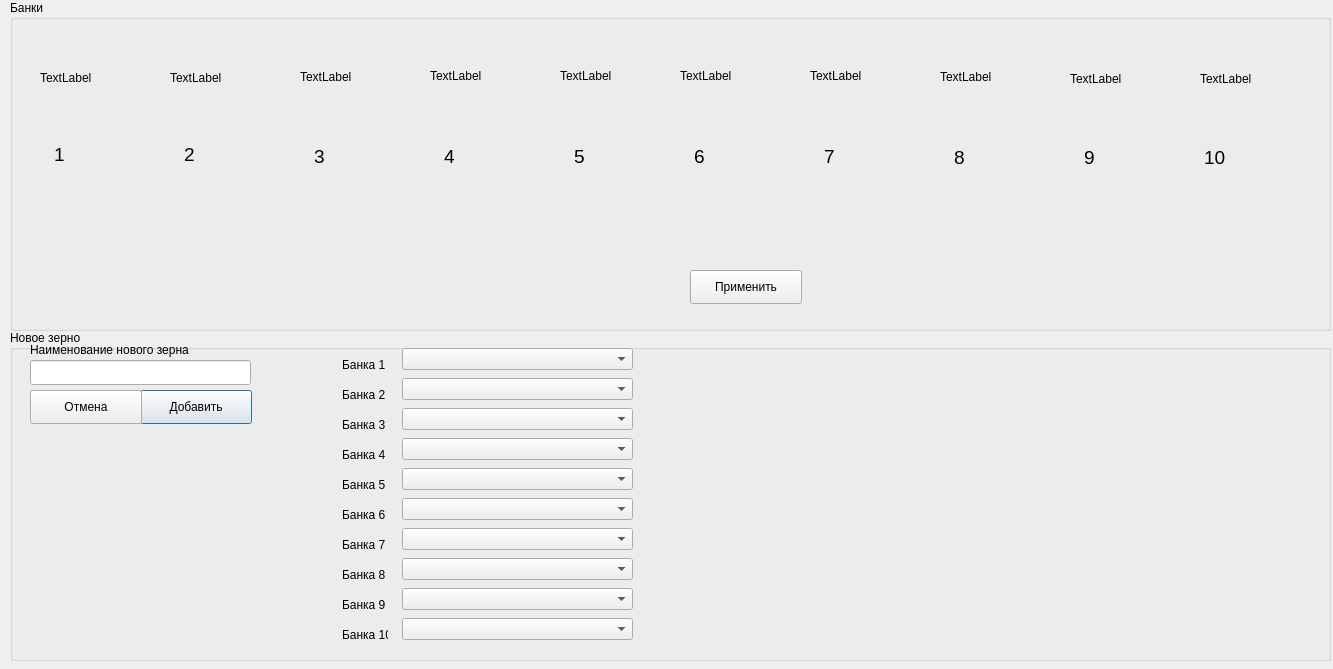
<?xml version="1.0" encoding="UTF-8"?>
<ui version="4.0">
 <class>Dialog_Zerno</class>
 <widget class="QDialog" name="Dialog_Zerno">
  <property name="geometry">
   <rect>
    <x>0</x>
    <y>0</y>
    <width>1333</width>
    <height>669</height>
   </rect>
  </property>
  <property name="windowTitle">
   <string>Dialog</string>
  </property>
  <widget class="QGroupBox" name="groupBox">
   <property name="geometry">
    <rect>
     <x>10</x>
     <y>330</y>
     <width>1321</width>
     <height>331</height>
    </rect>
   </property>
   <property name="title">
    <string>Новое зерно</string>
   </property>
   <widget class="QLabel" name="label">
    <property name="geometry">
     <rect>
      <x>20</x>
      <y>10</y>
      <width>221</width>
      <height>19</height>
     </rect>
    </property>
    <property name="text">
     <string>Наименование нового зерна</string>
    </property>
   </widget>
   <widget class="QPushButton" name="okbtn">
    <property name="geometry">
     <rect>
      <x>130</x>
      <y>60</y>
      <width>112</width>
      <height>34</height>
     </rect>
    </property>
    <property name="text">
     <string>Добавить</string>
    </property>
   </widget>
   <widget class="QPushButton" name="cancelbtn">
    <property name="geometry">
     <rect>
      <x>20</x>
      <y>60</y>
      <width>112</width>
      <height>34</height>
     </rect>
    </property>
    <property name="text">
     <string>Отмена</string>
    </property>
   </widget>
   <widget class="QLineEdit" name="lineEdit">
    <property name="geometry">
     <rect>
      <x>20</x>
      <y>30</y>
      <width>221</width>
      <height>25</height>
     </rect>
    </property>
   </widget>
   <widget class="QComboBox" name="comboBox_1">
    <property name="geometry">
     <rect>
      <x>392</x>
      <y>18</y>
      <width>231</width>
      <height>22</height>
     </rect>
    </property>
   </widget>
   <widget class="QComboBox" name="comboBox_2">
    <property name="geometry">
     <rect>
      <x>392</x>
      <y>48</y>
      <width>231</width>
      <height>22</height>
     </rect>
    </property>
   </widget>
   <widget class="QComboBox" name="comboBox_3">
    <property name="geometry">
     <rect>
      <x>392</x>
      <y>78</y>
      <width>231</width>
      <height>22</height>
     </rect>
    </property>
   </widget>
   <widget class="QComboBox" name="comboBox_4">
    <property name="geometry">
     <rect>
      <x>392</x>
      <y>108</y>
      <width>231</width>
      <height>22</height>
     </rect>
    </property>
   </widget>
   <widget class="QComboBox" name="comboBox_5">
    <property name="geometry">
     <rect>
      <x>392</x>
      <y>138</y>
      <width>231</width>
      <height>22</height>
     </rect>
    </property>
   </widget>
   <widget class="QComboBox" name="comboBox_6">
    <property name="geometry">
     <rect>
      <x>392</x>
      <y>168</y>
      <width>231</width>
      <height>22</height>
     </rect>
    </property>
   </widget>
   <widget class="QComboBox" name="comboBox_7">
    <property name="geometry">
     <rect>
      <x>392</x>
      <y>198</y>
      <width>231</width>
      <height>22</height>
     </rect>
    </property>
   </widget>
   <widget class="QComboBox" name="comboBox_8">
    <property name="geometry">
     <rect>
      <x>392</x>
      <y>228</y>
      <width>231</width>
      <height>22</height>
     </rect>
    </property>
   </widget>
   <widget class="QComboBox" name="comboBox_9">
    <property name="geometry">
     <rect>
      <x>392</x>
      <y>258</y>
      <width>231</width>
      <height>22</height>
     </rect>
    </property>
   </widget>
   <widget class="QComboBox" name="comboBox_10">
    <property name="geometry">
     <rect>
      <x>392</x>
      <y>288</y>
      <width>231</width>
      <height>22</height>
     </rect>
    </property>
   </widget>
   <widget class="QLabel" name="label_2">
    <property name="geometry">
     <rect>
      <x>332</x>
      <y>28</y>
      <width>46</width>
      <height>13</height>
     </rect>
    </property>
    <property name="text">
     <string>Банка 1</string>
    </property>
   </widget>
   <widget class="QLabel" name="label_3">
    <property name="geometry">
     <rect>
      <x>332</x>
      <y>58</y>
      <width>46</width>
      <height>13</height>
     </rect>
    </property>
    <property name="text">
     <string>Банка 2</string>
    </property>
   </widget>
   <widget class="QLabel" name="label_4">
    <property name="geometry">
     <rect>
      <x>332</x>
      <y>88</y>
      <width>46</width>
      <height>13</height>
     </rect>
    </property>
    <property name="text">
     <string>Банка 3</string>
    </property>
   </widget>
   <widget class="QLabel" name="label_5">
    <property name="geometry">
     <rect>
      <x>332</x>
      <y>118</y>
      <width>46</width>
      <height>13</height>
     </rect>
    </property>
    <property name="text">
     <string>Банка 4</string>
    </property>
   </widget>
   <widget class="QLabel" name="label_6">
    <property name="geometry">
     <rect>
      <x>332</x>
      <y>148</y>
      <width>46</width>
      <height>13</height>
     </rect>
    </property>
    <property name="text">
     <string>Банка 5</string>
    </property>
   </widget>
   <widget class="QLabel" name="label_7">
    <property name="geometry">
     <rect>
      <x>332</x>
      <y>178</y>
      <width>46</width>
      <height>13</height>
     </rect>
    </property>
    <property name="text">
     <string>Банка 6</string>
    </property>
   </widget>
   <widget class="QLabel" name="label_8">
    <property name="geometry">
     <rect>
      <x>332</x>
      <y>208</y>
      <width>46</width>
      <height>13</height>
     </rect>
    </property>
    <property name="text">
     <string>Банка 7</string>
    </property>
   </widget>
   <widget class="QLabel" name="label_9">
    <property name="geometry">
     <rect>
      <x>332</x>
      <y>238</y>
      <width>46</width>
      <height>13</height>
     </rect>
    </property>
    <property name="text">
     <string>Банка 8</string>
    </property>
   </widget>
   <widget class="QLabel" name="label_10">
    <property name="geometry">
     <rect>
      <x>332</x>
      <y>268</y>
      <width>46</width>
      <height>13</height>
     </rect>
    </property>
    <property name="text">
     <string>Банка 9</string>
    </property>
   </widget>
   <widget class="QLabel" name="label_11">
    <property name="geometry">
     <rect>
      <x>332</x>
      <y>298</y>
      <width>46</width>
      <height>13</height>
     </rect>
    </property>
    <property name="text">
     <string>Банка 10</string>
    </property>
   </widget>
  </widget>
  <widget class="QGroupBox" name="groupBox_2">
   <property name="geometry">
    <rect>
     <x>10</x>
     <y>0</y>
     <width>1321</width>
     <height>331</height>
    </rect>
   </property>
   <property name="title">
    <string>Банки</string>
   </property>
   <widget class="QLabel" name="banka1">
    <property name="geometry">
     <rect>
      <x>30</x>
      <y>81</y>
      <width>41</width>
      <height>171</height>
     </rect>
    </property>
    <property name="text">
     <string/>
    </property>
    <property name="pixmap">
     <pixmap>silos.png</pixmap>
    </property>
   </widget>
   <widget class="QLabel" name="banka2">
    <property name="geometry">
     <rect>
      <x>160</x>
      <y>81</y>
      <width>41</width>
      <height>171</height>
     </rect>
    </property>
    <property name="text">
     <string/>
    </property>
    <property name="pixmap">
     <pixmap>silos.png</pixmap>
    </property>
   </widget>
   <widget class="QLabel" name="banka3">
    <property name="geometry">
     <rect>
      <x>290</x>
      <y>86</y>
      <width>41</width>
      <height>161</height>
     </rect>
    </property>
    <property name="text">
     <string/>
    </property>
    <property name="pixmap">
     <pixmap>silos.png</pixmap>
    </property>
   </widget>
   <widget class="QLabel" name="banka4">
    <property name="geometry">
     <rect>
      <x>420</x>
      <y>81</y>
      <width>41</width>
      <height>171</height>
     </rect>
    </property>
    <property name="text">
     <string/>
    </property>
    <property name="pixmap">
     <pixmap>silos.png</pixmap>
    </property>
   </widget>
   <widget class="QLabel" name="banka5">
    <property name="geometry">
     <rect>
      <x>550</x>
      <y>81</y>
      <width>41</width>
      <height>171</height>
     </rect>
    </property>
    <property name="text">
     <string/>
    </property>
    <property name="pixmap">
     <pixmap>silos.png</pixmap>
    </property>
   </widget>
   <widget class="QLabel" name="banka6">
    <property name="geometry">
     <rect>
      <x>670</x>
      <y>86</y>
      <width>41</width>
      <height>161</height>
     </rect>
    </property>
    <property name="text">
     <string/>
    </property>
    <property name="pixmap">
     <pixmap>silos.png</pixmap>
    </property>
   </widget>
   <widget class="QLabel" name="banka7">
    <property name="geometry">
     <rect>
      <x>800</x>
      <y>91</y>
      <width>41</width>
      <height>151</height>
     </rect>
    </property>
    <property name="text">
     <string/>
    </property>
    <property name="pixmap">
     <pixmap>silos.png</pixmap>
    </property>
   </widget>
   <widget class="QLabel" name="banka8">
    <property name="geometry">
     <rect>
      <x>930</x>
      <y>91</y>
      <width>41</width>
      <height>151</height>
     </rect>
    </property>
    <property name="text">
     <string/>
    </property>
    <property name="pixmap">
     <pixmap>silos.png</pixmap>
    </property>
   </widget>
   <widget class="QLabel" name="banka9">
    <property name="geometry">
     <rect>
      <x>1060</x>
      <y>91</y>
      <width>41</width>
      <height>151</height>
     </rect>
    </property>
    <property name="text">
     <string/>
    </property>
    <property name="pixmap">
     <pixmap>silos.png</pixmap>
    </property>
   </widget>
   <widget class="QLabel" name="banka10">
    <property name="geometry">
     <rect>
      <x>1190</x>
      <y>91</y>
      <width>41</width>
      <height>151</height>
     </rect>
    </property>
    <property name="text">
     <string/>
    </property>
    <property name="pixmap">
     <pixmap>silos.png</pixmap>
    </property>
   </widget>
   <widget class="QPushButton" name="savebankabtn">
    <property name="geometry">
     <rect>
      <x>680</x>
      <y>270</y>
      <width>112</width>
      <height>34</height>
     </rect>
    </property>
    <property name="text">
     <string>Применить</string>
    </property>
   </widget>
   <widget class="QLabel" name="labelbanka1">
    <property name="geometry">
     <rect>
      <x>30</x>
      <y>70</y>
      <width>81</width>
      <height>16</height>
     </rect>
    </property>
    <property name="text">
     <string>TextLabel</string>
    </property>
   </widget>
   <widget class="QLabel" name="labelbanka2">
    <property name="geometry">
     <rect>
      <x>160</x>
      <y>70</y>
      <width>81</width>
      <height>16</height>
     </rect>
    </property>
    <property name="text">
     <string>TextLabel</string>
    </property>
   </widget>
   <widget class="QLabel" name="labelbanka3">
    <property name="geometry">
     <rect>
      <x>290</x>
      <y>69</y>
      <width>91</width>
      <height>16</height>
     </rect>
    </property>
    <property name="text">
     <string>TextLabel</string>
    </property>
   </widget>
   <widget class="QLabel" name="labelbanka4">
    <property name="geometry">
     <rect>
      <x>420</x>
      <y>68</y>
      <width>91</width>
      <height>16</height>
     </rect>
    </property>
    <property name="text">
     <string>TextLabel</string>
    </property>
   </widget>
   <widget class="QLabel" name="labelbanka5">
    <property name="geometry">
     <rect>
      <x>550</x>
      <y>68</y>
      <width>101</width>
      <height>16</height>
     </rect>
    </property>
    <property name="text">
     <string>TextLabel</string>
    </property>
   </widget>
   <widget class="QLabel" name="labelbanka6">
    <property name="geometry">
     <rect>
      <x>670</x>
      <y>68</y>
      <width>81</width>
      <height>16</height>
     </rect>
    </property>
    <property name="text">
     <string>TextLabel</string>
    </property>
   </widget>
   <widget class="QLabel" name="labelbanka7">
    <property name="geometry">
     <rect>
      <x>800</x>
      <y>68</y>
      <width>81</width>
      <height>16</height>
     </rect>
    </property>
    <property name="text">
     <string>TextLabel</string>
    </property>
   </widget>
   <widget class="QLabel" name="labelbanka8">
    <property name="geometry">
     <rect>
      <x>930</x>
      <y>69</y>
      <width>81</width>
      <height>16</height>
     </rect>
    </property>
    <property name="text">
     <string>TextLabel</string>
    </property>
   </widget>
   <widget class="QLabel" name="labelbanka9">
    <property name="geometry">
     <rect>
      <x>1060</x>
      <y>69</y>
      <width>81</width>
      <height>20</height>
     </rect>
    </property>
    <property name="text">
     <string>TextLabel</string>
    </property>
   </widget>
   <widget class="QLabel" name="labelbanka10">
    <property name="geometry">
     <rect>
      <x>1190</x>
      <y>69</y>
      <width>81</width>
      <height>20</height>
     </rect>
    </property>
    <property name="text">
     <string>TextLabel</string>
    </property>
   </widget>
   <widget class="QLabel" name="labelbanka10_2">
    <property name="geometry">
     <rect>
      <x>1194</x>
      <y>142</y>
      <width>81</width>
      <height>31</height>
     </rect>
    </property>
    <property name="font">
     <font>
      <family>Arial</family>
      <pointsize>14</pointsize>
      <weight>50</weight>
      <bold>false</bold>
      <kerning>false</kerning>
     </font>
    </property>
    <property name="text">
     <string>10</string>
    </property>
   </widget>
   <widget class="QLabel" name="labelbanka6_2">
    <property name="geometry">
     <rect>
      <x>684</x>
      <y>141</y>
      <width>81</width>
      <height>31</height>
     </rect>
    </property>
    <property name="font">
     <font>
      <family>Arial</family>
      <pointsize>14</pointsize>
      <weight>50</weight>
      <bold>false</bold>
      <kerning>false</kerning>
     </font>
    </property>
    <property name="text">
     <string>6</string>
    </property>
   </widget>
   <widget class="QLabel" name="labelbanka5_2">
    <property name="geometry">
     <rect>
      <x>564</x>
      <y>141</y>
      <width>101</width>
      <height>31</height>
     </rect>
    </property>
    <property name="font">
     <font>
      <family>Arial</family>
      <pointsize>14</pointsize>
      <weight>50</weight>
      <bold>false</bold>
      <kerning>false</kerning>
     </font>
    </property>
    <property name="text">
     <string>5</string>
    </property>
   </widget>
   <widget class="QLabel" name="labelbanka8_2">
    <property name="geometry">
     <rect>
      <x>944</x>
      <y>142</y>
      <width>81</width>
      <height>31</height>
     </rect>
    </property>
    <property name="font">
     <font>
      <family>Arial</family>
      <pointsize>14</pointsize>
      <weight>50</weight>
      <bold>false</bold>
      <kerning>false</kerning>
     </font>
    </property>
    <property name="text">
     <string>8</string>
    </property>
   </widget>
   <widget class="QLabel" name="labelbanka1_2">
    <property name="geometry">
     <rect>
      <x>44</x>
      <y>139</y>
      <width>81</width>
      <height>31</height>
     </rect>
    </property>
    <property name="font">
     <font>
      <family>Arial</family>
      <pointsize>14</pointsize>
      <weight>50</weight>
      <bold>false</bold>
      <kerning>false</kerning>
     </font>
    </property>
    <property name="text">
     <string>1</string>
    </property>
   </widget>
   <widget class="QLabel" name="labelbanka4_2">
    <property name="geometry">
     <rect>
      <x>434</x>
      <y>141</y>
      <width>91</width>
      <height>31</height>
     </rect>
    </property>
    <property name="font">
     <font>
      <family>Arial</family>
      <pointsize>14</pointsize>
      <weight>50</weight>
      <bold>false</bold>
      <kerning>false</kerning>
     </font>
    </property>
    <property name="text">
     <string>4</string>
    </property>
   </widget>
   <widget class="QLabel" name="labelbanka2_2">
    <property name="geometry">
     <rect>
      <x>174</x>
      <y>139</y>
      <width>81</width>
      <height>31</height>
     </rect>
    </property>
    <property name="font">
     <font>
      <family>Arial</family>
      <pointsize>14</pointsize>
      <weight>50</weight>
      <bold>false</bold>
      <kerning>false</kerning>
     </font>
    </property>
    <property name="text">
     <string>2</string>
    </property>
   </widget>
   <widget class="QLabel" name="labelbanka3_2">
    <property name="geometry">
     <rect>
      <x>304</x>
      <y>141</y>
      <width>91</width>
      <height>31</height>
     </rect>
    </property>
    <property name="font">
     <font>
      <family>Arial</family>
      <pointsize>14</pointsize>
      <weight>50</weight>
      <bold>false</bold>
      <kerning>false</kerning>
     </font>
    </property>
    <property name="text">
     <string>3</string>
    </property>
   </widget>
   <widget class="QLabel" name="labelbanka9_2">
    <property name="geometry">
     <rect>
      <x>1074</x>
      <y>142</y>
      <width>81</width>
      <height>31</height>
     </rect>
    </property>
    <property name="font">
     <font>
      <family>Arial</family>
      <pointsize>14</pointsize>
      <weight>50</weight>
      <bold>false</bold>
      <kerning>false</kerning>
     </font>
    </property>
    <property name="text">
     <string>9</string>
    </property>
   </widget>
   <widget class="QLabel" name="labelbanka7_2">
    <property name="geometry">
     <rect>
      <x>814</x>
      <y>141</y>
      <width>81</width>
      <height>31</height>
     </rect>
    </property>
    <property name="font">
     <font>
      <family>Arial</family>
      <pointsize>14</pointsize>
      <weight>50</weight>
      <bold>false</bold>
      <kerning>false</kerning>
     </font>
    </property>
    <property name="text">
     <string>7</string>
    </property>
   </widget>
  </widget>
 </widget>
 <resources/>
 <connections/>
</ui>
